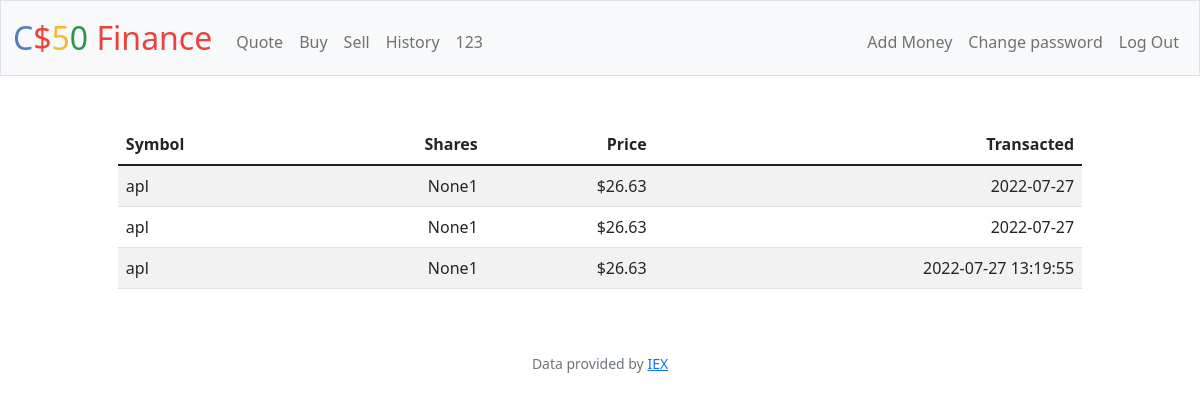
The page /history (signed in) on the database its author committed.
### tables this page shows
CREATE TABLE history (id INTEGER NOT NULL, user_id_hst INTEGER NOT NULL, symbol_hst TEXT NOT NULL, name_hst TEXT, shares_hst INTEGER NOT NULL, price_hst INTEGER NOT NULL, date TEXT NOT NULL, type text, PRIMARY KEY(id), FOREIGN KEY(user_id_hst) REFERENCES users(id));

### app.py (the view)
@app.route("/history")
@login_required
def history():
    history = db.execute("SELECT * FROM history WHERE user_id_hst = ?", session["user_id"])
    return render_template("history.html", history = history)

### app.py (called while the page is built)
@app.after_request
def after_request(response):
    response.headers["Cache-Control"] = "no-cache, no-store, must-revalidate"
    response.headers["Expires"] = 0
    response.headers["Pragma"] = "no-cache"
    return response

### helpers.py (called while the page is built)
def login_required(f):
    @wraps(f)
    def decorated_function(*args, **kwargs):
        if session.get("user_id") is None:
            return redirect("/login")
        return f(*args, **kwargs)
    return decorated_function

### templates/history.html (shortened to what this page needs)
{% extends "layout.html" %}
{% block main %}
    <table class="table table-striped"  style="margin:auto; width: 82%; text-align:right">
        <thead>
            <tr>
                <th style="text-align:left">Symbol</th>
                <th>Shares</th>
                <th>Price</th>
                <th>Transacted</th>
            </tr>
        </thead>
        <tbody>
            <tr> {% for name in history %}
                <td style="text-align:left">{{ name.symbol_hst }} </td>
                <td>{{ name.type }}{{ name.shares_hst }}</td>
                <td>{{ name.price_hst }}</td>
                <td>{{ name.date }}</td>
            </tr>{% endfor %}
        </tbody>
    </table>
{% endblock %}

### rows shown on the page
history: symbol_hst "apl", type "None", shares_hst "1", price_hst "$26.63", date "2022-07-27"
history: symbol_hst "apl", type "None", shares_hst "1", price_hst "$26.63", date "2022-07-27"
history: symbol_hst "apl", type "None", shares_hst "1", price_hst "$26.63", date "2022-07-27 13:19:55"

### other values the page prints
{{ session["user_name"] }} "123"
